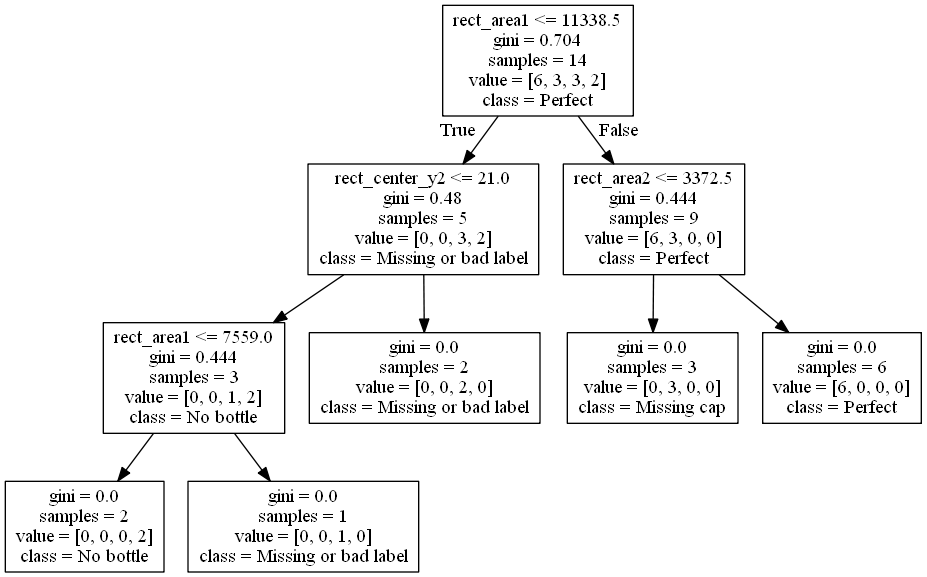
#> input picture decision_tree.dot.png, 927 x 577 px
$ python image_processing_visual.py ../decision_tree.dot.png   (older library calls are emulated)
#> lines starting #> are read from the running program, lines starting #| are printed output that depends on the picture; after the words box and inside, x2 and y2 are one past the last pixel; in counts of white or black regions, pixels touching at a corner belong together; long printed decimals are rounded
from sys import argv
from matplotlib import pylab as pl

import cv2
import numpy as np


def blur_image(i):
    i = cv2.blur(i, (31, 31))
    i = cv2.morphologyEx(i, cv2.MORPH_OPEN, np.ones((15, 15), np.uint8), iterations=2)
    return i


_img = cv2.imread(argv[1])
pl.figure()
pl.subplot(3, 3, 1)
pl.imshow(_img)
img = np.array(_img, copy=True)
#> img is the input picture: shape (577, 927, 3); min 0, max 255, mean 244.1
# TODO
img = blur_image(img)
#> in blur_image, `i = cv2.blur(i, (31, 31))`:
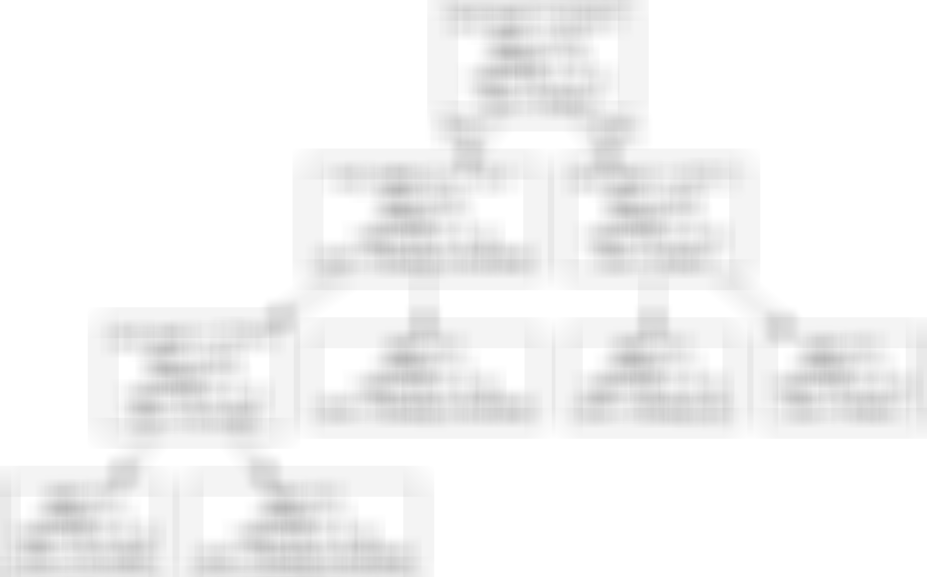
#> i: shape (577, 927, 3); min 185, max 255, mean 244
img = blur_image(img)
#
pl.subplot(3, 3, 2)
pl.imshow(img)

img = cv2.cvtColor(img, cv2.COLOR_BGR2GRAY)
#> img: shape (577, 927)
_, thresh = cv2.threshold(img, 20, 255, 0)
#> thresh: shape (577, 927); every value is 255
# thresh = cv2.adaptiveThreshold(
#     img,
#     255,
#     cv2.ADAPTIVE_THRESH_GAUSSIAN_C,
#     cv2.THRESH_BINARY,
#     11,
#     2
# )
pl.subplot(3, 3, 3)
pl.imshow(img)

_, contours, _ = cv2.findContours(
    thresh,
    cv2.RETR_TREE,
    cv2.CHAIN_APPROX_SIMPLE
)
#> contours = [[[0, 0], [0, 576], [926, 576], [926, 0]]]
img = np.array(_img, copy=True)
img = cv2.drawContours(img, contours, -1, (0, 0, 255), 2)
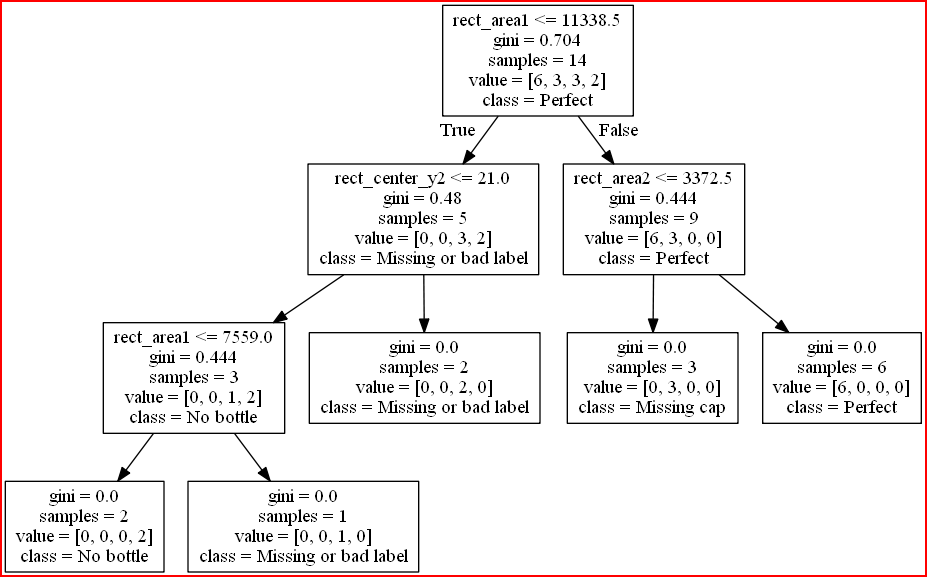
#> img: shape (577, 927, 3); 1.12% of pixels changed, all inside (x1, y1, x2, y2) = (0, 0, 927, 577)
pl.subplot(3, 3, 4)
pl.imshow(img)

# Let's just assume, that contours will contain only one element,
# or that the first will be the go-to contours
x, y, w, h = cv2.boundingRect(contours[0])
#> x = 0; y = 0; w = 927; h = 577
img = np.array(_img[y: y + h, x: x + w], copy=True)
# Area, avg red, avg green, avg blue
features = ([w * h, img[:, :, 0].mean(), img[:, :, 1].mean(), img[:, :, 2].mean()])
#> features = [534879, 244.1, 244.1, 244.1]

pl.subplot(3, 3, 5)
pl.imshow(img)

print(features)
#| [534879, 244.056, 244.056, 244.056]
pl.show()
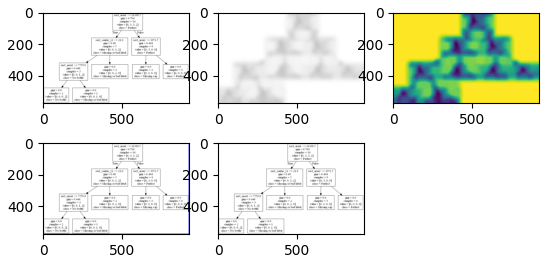
#> figure drawn by matplotlib, 5 panels; B, G, R data is drawn as R, G, B
